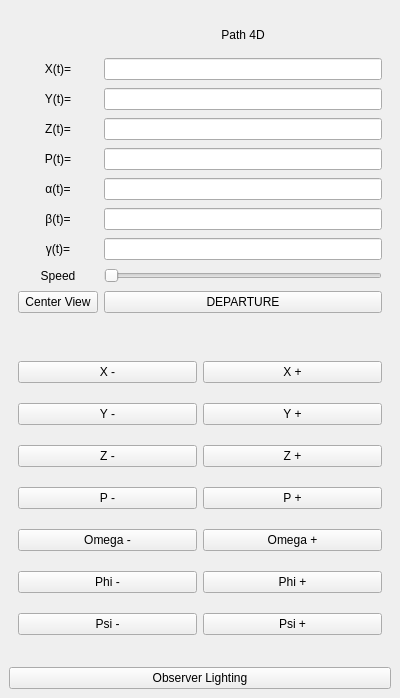
  <widget class="QDockWidget" name="dock4D">
   <property name="minimumSize">
    <size>
     <width>400</width>
     <height>698</height>
    </size>
   </property>
   <property name="maximumSize">
    <size>
     <width>400</width>
     <height>524287</height>
    </size>
   </property>
   <property name="windowTitle">
    <string> 4D View</string>
   </property>
   <attribute name="dockWidgetArea">
    <number>4</number>
   </attribute>
   <widget class="QWidget" name="dockWidgetContents_3">
    <layout class="QVBoxLayout" name="verticalLayout">
     <item>
      <widget class="QWidget" name="panelPath" native="true">
       <property name="focusPolicy">
        <enum>Qt::FocusPolicy::ClickFocus</enum>
       </property>
       <layout class="QGridLayout" name="gridLayout_4">
        <item row="6" column="2">
         <widget class="QLineEdit" name="lineBeta_P"/>
        </item>
        <item row="9" column="2">
         <widget class="QPushButton" name="btnDeparture">
          <property name="text">
           <string>DEPARTURE</string>
          </property>
         </widget>
        </item>
        <item row="3" column="2">
         <widget class="QLineEdit" name="lineZ_P"/>
        </item>
        <item row="2" column="0">
         <widget class="QLabel" name="lblY_P">
          <property name="text">
           <string>Y(t)=</string>
          </property>
          <property name="alignment">
           <set>Qt::AlignmentFlag::AlignCenter</set>
          </property>
         </widget>
        </item>
        <item row="9" column="0">
         <widget class="QPushButton" name="pushView">
          <property name="sizePolicy">
           <sizepolicy hsizetype="Minimum" vsizetype="Fixed">
            <horstretch>0</horstretch>
            <verstretch>0</verstretch>
           </sizepolicy>
          </property>
          <property name="text">
           <string>Center View</string>
          </property>
         </widget>
        </item>
        <item row="5" column="0">
         <widget class="QLabel" name="lblAlpha_P">
          <property name="text">
           <string>α(t)=</string>
          </property>
          <property name="alignment">
           <set>Qt::AlignmentFlag::AlignCenter</set>
          </property>
         </widget>
        </item>
        <item row="6" column="0">
         <widget class="QLabel" name="lblBeta_P">
          <property name="text">
           <string>β(t)=</string>
          </property>
          <property name="alignment">
           <set>Qt::AlignmentFlag::AlignCenter</set>
          </property>
         </widget>
        </item>
        <item row="0" column="2">
         <widget class="QLabel" name="label_6">
          <property name="maximumSize">
           <size>
            <width>16777215</width>
            <height>30</height>
           </size>
          </property>
          <property name="text">
           <string>Path 4D</string>
          </property>
          <property name="alignment">
           <set>Qt::AlignmentFlag::AlignCenter</set>
          </property>
         </widget>
        </item>
        <item row="3" column="0">
         <widget class="QLabel" name="lblZ_P">
          <property name="text">
           <string>Z(t)=</string>
          </property>
          <property name="alignment">
           <set>Qt::AlignmentFlag::AlignCenter</set>
          </property>
         </widget>
        </item>
        <item row="1" column="0">
         <widget class="QLabel" name="lblX_P">
          <property name="text">
           <string>X(t)=</string>
          </property>
          <property name="alignment">
           <set>Qt::AlignmentFlag::AlignCenter</set>
          </property>
         </widget>
        </item>
        <item row="4" column="0">
         <widget class="QLabel" name="lblGamma_P">
          <property name="text">
           <string>P(t)=</string>
          </property>
          <property name="alignment">
           <set>Qt::AlignmentFlag::AlignCenter</set>
          </property>
         </widget>
        </item>
        <item row="5" column="2">
         <widget class="QLineEdit" name="lineAlpha_P"/>
        </item>
        <item row="7" column="0">
         <widget class="QLabel" name="lblP_P_2">
          <property name="text">
           <string>γ(t)=</string>
          </property>
          <property name="alignment">
           <set>Qt::AlignmentFlag::AlignCenter</set>
          </property>
         </widget>
        </item>
        <item row="4" column="2">
         <widget class="QLineEdit" name="lineP_P"/>
        </item>
        <item row="2" column="2">
         <widget class="QLineEdit" name="lineY_P"/>
        </item>
        <item row="7" column="2">
         <widget class="QLineEdit" name="lineGamma_P"/>
        </item>
        <item row="1" column="2">
         <widget class="QLineEdit" name="lineX_P"/>
        </item>
        <item row="8" column="0">
         <widget class="QLabel" name="lblSpeed4D">
          <property name="text">
           <string>Speed</string>
          </property>
          <property name="alignment">
           <set>Qt::AlignmentFlag::AlignCenter</set>
          </property>
         </widget>
        </item>
        <item row="8" column="2">
         <widget class="QSlider" name="speed4DSlider">
          <property name="orientation">
           <enum>Qt::Orientation::Horizontal</enum>
          </property>
         </widget>
        </item>
       </layout>
      </widget>
     </item>
     <item>
      <widget class="QWidget" name="panelNav4D" native="true">
       <property name="sizePolicy">
        <sizepolicy hsizetype="Preferred" vsizetype="Preferred">
         <horstretch>0</horstretch>
         <verstretch>0</verstretch>
        </sizepolicy>
       </property>
       <layout class="QGridLayout" name="gridLayout_3">
        <item row="7" column="0">
         <widget class="QPushButton" name="btnPsiRear">
          <property name="text">
           <string>Psi -</string>
          </property>
         </widget>
        </item>
        <item row="1" column="2">
         <widget class="QPushButton" name="btnXPlus">
          <property name="text">
           <string>X +</string>
          </property>
         </widget>
        </item>
        <item row="6" column="2">
         <widget class="QPushButton" name="btnPhiAhead">
          <property name="text">
           <string>Phi +</string>
          </property>
         </widget>
        </item>
        <item row="2" column="2">
         <widget class="QPushButton" name="btnYPlus">
          <property name="text">
           <string>Y +</string>
          </property>
         </widget>
        </item>
        <item row="5" column="2">
         <widget class="QPushButton" name="btnOmegaAhead">
          <property name="text">
           <string>Omega +</string>
          </property>
         </widget>
        </item>
        <item row="4" column="0">
         <widget class="QPushButton" name="btnPMinus">
          <property name="text">
           <string>P -</string>
          </property>
         </widget>
        </item>
        <item row="4" column="2">
         <widget class="QPushButton" name="btnPPlus">
          <property name="text">
           <string>P +</string>
          </property>
         </widget>
        </item>
        <item row="5" column="0">
         <widget class="QPushButton" name="btnOmegaRear">
          <property name="text">
           <string>Omega -</string>
          </property>
         </widget>
        </item>
        <item row="1" column="0">
         <widget class="QPushButton" name="btnXMinus">
          <property name="text">
           <string>X -</string>
          </property>
         </widget>
        </item>
        <item row="6" column="0">
         <widget class="QPushButton" name="btnPhiRear">
          <property name="text">
           <string>Phi -</string>
          </property>
         </widget>
        </item>
        <item row="3" column="2">
         <widget class="QPushButton" name="btnZPlus">
          <property name="text">
           <string>Z +</string>
          </property>
         </widget>
        </item>
        <item row="2" column="0">
         <widget class="QPushButton" name="btnYMinus">
          <property name="text">
           <string>Y -</string>
          </property>
         </widget>
        </item>
        <item row="7" column="2">
         <widget class="QPushButton" name="btnPsiAhead">
          <property name="text">
           <string>Psi +</string>
          </property>
         </widget>
        </item>
        <item row="3" column="0">
         <widget class="QPushButton" name="btnZMinus">
          <property name="text">
           <string>Z -</string>
          </property>
         </widget>
        </item>
       </layout>
      </widget>
     </item>
     <item>
      <widget class="QPushButton" name="btnLightMode">
       <property name="text">
        <string>Observer Lighting</string>
       </property>
       <property name="checkable">
        <bool>false</bool>
       </property>
      </widget>
     </item>
    </layout>
   </widget>
  </widget>
